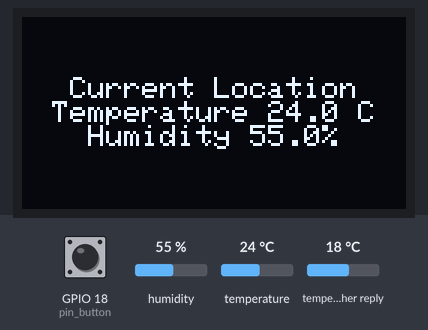
A sketch run on a simulated ESP32. On the bench: 128×64 one-colour display. The inputs (shaded band) are chosen by the test bench; at power-on: humidity 55 %, GPIO 18 (pin_button) HIGH, temperature 24 °C, temperature in the weather reply 18 °C. WiFi joins after 1.5 s; servers stay silent unless stated; network time is answered at once with the bench clock; the local clock reads 2024-03-15 10:24:30 at power-on unless the sketch sets it; web services answer with replies made up by the test bench; what the sketch prints to the serial monitor is not drawn.

Above: at 5.6 s.
5.7 s: humidity set to 22 %
At 11.3 s:
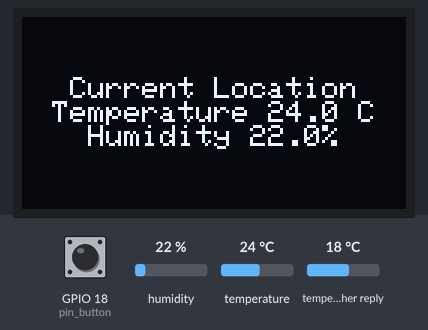
11.6 s: GPIO 18 (pin_button) pulled LOW for 0.15 s
At 13.1 s:
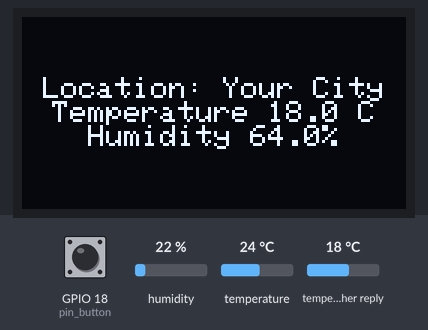
13.4 s: GPIO 18 (pin_button) pulled LOW for 1 s
At 16.3 s:
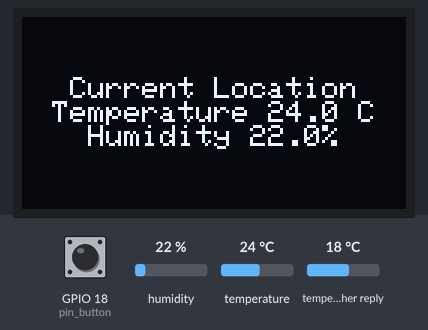
16.7 s: temperature set to 12 °C
At 20.8 s:
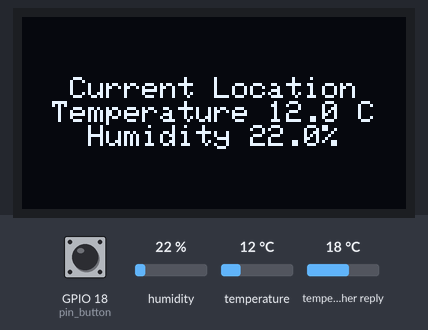
21.7 s: humidity set to 40 %
At 26.5 s:
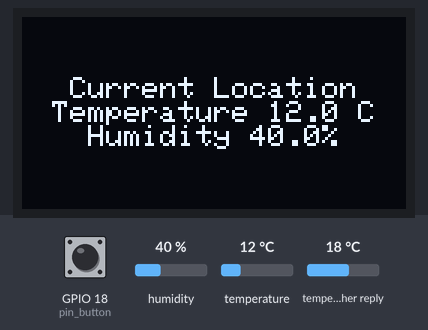
26.8 s: temperature set to 19 °C
Timing chart, 0 to 29.8 s (numbered marks = the images above; inputs shaded):
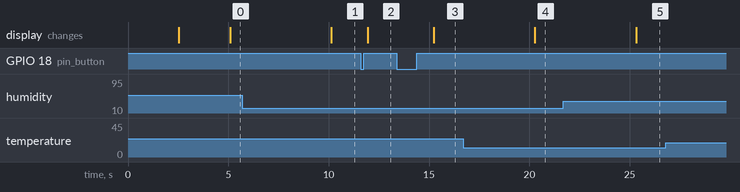

The sketch:

get_weather_data.ino
```cpp
#include <WiFi.h>
#include <WiFiUdp.h>
#include <HTTPClient.h>
#include <NTPClient.h>
#include <ArduinoJson.h>
#include <Adafruit_GFX.h>
#include <Adafruit_SSD1306.h>
#include "DHT.h"

#define pin_button 18
#define dht_pin 4
#define DHT_TYPE DHT11

#define SCREEN_WIDTH 128
#define SCREEN_HEIGHT 64

unsigned long last_update = 0;
unsigned long lst_read = 0;

char buf1[32], buf2[32], bufcity[32]; //buffers for weather

DHT dht(dht_pin, DHT_TYPE);

bool city_weather = false;
int last_button_state = HIGH;

Adafruit_SSD1306 display(SCREEN_WIDTH, SCREEN_HEIGHT, &Wire, -1); // &Wire is link for I^2 object ,-1 is res port

const char* SSID = "//Your WiFi name";
const char* PASSWORD = "//Your WiFi password";

String API_key = "Your API key";
String city = "Your City";
String url = "http://api.openweathermap.org/data/2.5/weather?q=" + city + "&appid=" + API_key + "&units=metric";

WiFiUDP ntpUDP;
NTPClient timeClient(ntpUDP,"pool.ntp.org", 3 * 3600, 60000);

void setup() {

  pinMode(pin_button, INPUT_PULLUP);

  dht.begin();

  Serial.begin(115200);
  delay(1000);
  Serial.print("Connecting to WiFi...");
  WiFi.begin(SSID,PASSWORD);

  while (WiFi.status() != WL_CONNECTED){
    delay(500);
    Serial.print("...");
  }
  Serial.println(WiFi.status());
  timeClient.begin();

  Wire.begin(21,22);
  if(!display.begin(SSD1306_SWITCHCAPVCC, 0x3C))
  {
    while(true); //if adress not found, 0X3C is adress
  }
  display.clearDisplay();
  Serial.println("Display OK");

}


void loop() {

  int button_state = digitalRead(pin_button);

  if (button_state == LOW && last_button_state == HIGH){
    delay(50);
    if(digitalRead(pin_button) == LOW){
      city_weather = !city_weather;
    }
  }
  last_button_state = button_state;

  if (city_weather){

    unsigned long now = millis();
    if (now - last_update > 60000 || last_update == 0){
      if (WiFi.status() == WL_CONNECTED){
        HTTPClient http;
        http.begin(url);
        timeClient.update();


        int http_code =http.GET(); //gets JSON,HTML or text

        if (http_code > 0){
          String payload =http.getString(); //saving body of the answer as string
          //Serial.println(payload); // unmute if needed

          StaticJsonDocument<2048> doc; // making space for payload, 4096 is max
          DeserializationError error = deserializeJson(doc, payload); // reads payload, saves in doc

          //error_raise
          if (error){
            Serial.print("deserializeJson failed: " + String(error.f_str())); //.fstr returns text disc of error
            return;
          }

          int hours = timeClient.getHours();
          int minutes = timeClient.getMinutes();


          //getting data
          float temperature = doc["main"]["temp"];
          float humidity = doc["main"]["humidity"];

          //Serial.println("\n --Parsed Data--");
          //Serial.println("Temperature: " + String(temperature) + "C Time: " + String(hours) + ":" + String(minutes) + ":"); //unmute if needed
          snprintf(buf1, sizeof(buf1), "Temperature %.1f C", temperature);
          snprintf(buf2, sizeof(buf2), "Humidity %.1f%%", humidity);
          snprintf(bufcity, sizeof(bufcity), "Location: %s", city.c_str()); // .c_str() makes const char* , otherwise snprintf won't work


        }
      http.end();
      }
    last_update = now;
    }

    const char* data[] = {bufcity, buf1, buf2};
    int len_data = sizeof(data) / sizeof(data[0]);
    center_txt(data, len_data, 1);

  }else{

    if(millis() - lst_read > 5000){
      lst_read = millis();

      char tempr_buf[32], humid_buf[32], location_buf[32];
      float temperature_dht = dht.readTemperature();
      float humidity_dht = dht.readHumidity();

      //check sensor
      if (isnan(temperature_dht) || isnan(humidity_dht)) {
        char check_buf[32];
        const char* err_msg = "No sensor data";
        snprintf(check_buf, sizeof(check_buf), "%s", err_msg);
        const char* err_sens[] = {check_buf};
        int len_err_sens = sizeof(err_sens) / sizeof(err_sens[0]);
        center_txt(err_sens, len_err_sens, 1);
      }else {
        const char* location = "Current Location";
        snprintf(tempr_buf, sizeof(tempr_buf), "Temperature %.1f C", temperature_dht);
        snprintf(humid_buf, sizeof(humid_buf), "Humidity %.1f%%", humidity_dht);
        snprintf(location_buf, sizeof(location_buf), "%s" ,location);

        const char* data_sens[] = {location_buf ,tempr_buf, humid_buf};
        int len_data_sens = sizeof(data_sens) / sizeof(data_sens[0]);
        center_txt(data_sens, len_data_sens, 1);
        for (int i = 0; i < len_data_sens; i++) {Serial.println(data_sens[i]);}
      }
    }
  }
  delay(100);
}
```

center_txt.ino
```cpp
void center_txt (const char* str[], int count, int txt_size){
  int th = 8 * txt_size;
  int block_h = th * count;
  int y_start = (display.height() - block_h) / 2; // empty space divided by 2 is a center

  display.clearDisplay();
  display.setTextSize(txt_size);
  display.setTextColor(SSD1306_WHITE);

  // center x
  for (int i = 0; i < count; i++){
    int tw = 6 * strlen(str[i]) * txt_size;
    int x = (display.width() - tw) / 2; // empty space divided by 2 is a center
    int y = y_start + i * th;

    display.setCursor(x,y);
    display.print(str[i]);
  }
  display.display();
}
```

Measured:
- after the input at 5.7 s, the display: changes after 4.4 s (image 1)
- after the input at 11.6 s, the display: changes after 0.35 s (image 2)
- after the input at 13.4 s, the display: changes after 1.8 s (image 3)
- after the input at 16.7 s, the display: changes after 3.6 s (image 4)
- after the input at 21.7 s, the display: changes after 3.6 s (image 5)
